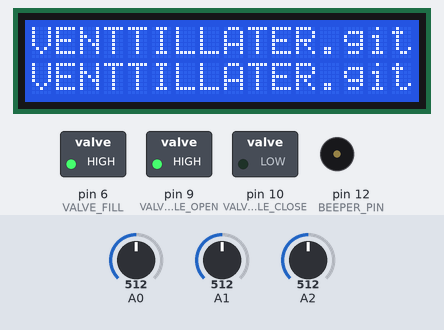
The sketch below on a simulated Arduino Uno, built with avr-gcc and run on an emulated ATmega328P. Shown: 16×2 character LCD, switched loads named in the sketch (green lamp = pin HIGH), buzzer (waves = sounding). The inputs (shaded band) are chosen by the test bench; at power-on: A2 = 512, A1 = 512, A0 = 512. What the sketch prints to the serial monitor is not drawn.

Above: at 1.2 s.
1.3 s: A2 set to 306
At 1.86 s:
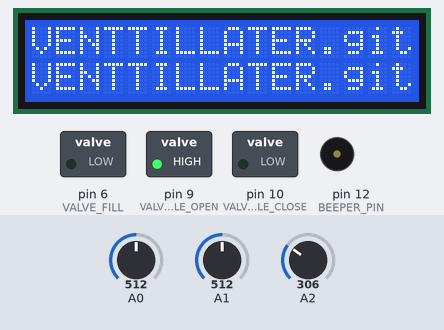
4.3 s: A2 set to 122
6.4 s: A1 set to 122
At 8.7 s:
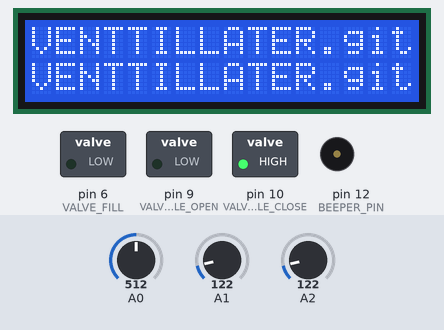
9.4 s: A1 set to 152
12.4 s: A1 set to 173
Timing chart, 0 to 14.9 s (numbered marks = the images above; inputs shaded):
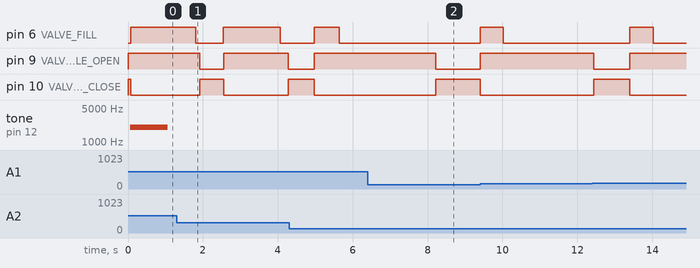

Measured:
- after the input at 6.4 s, pin 6 (VALVE_FILL): stays LOW (without the input it goes to HIGH after 0.99 s)

The sketch:

venttillater.ino
```cpp
#define VERSIONSTRING   "VENTTILLATER.git version 1.0" // 16 characters per line
#define SERIAL_BAUD_RATE            57600

#define CYCLES_PER_MINUTE_MIN       10
#define CYCLES_PER_MINUTE_MAX       40
#define INHALE_EXHALE_RATIO_MIN     1.0f // technically actually exhale/inhale ratio
#define INHALE_EXHALE_RATIO_MAX     5.0f // but this seems common terminology

#define TIME_FILL_MIN               100ul
#define TIME_FILL_MAX               5000ul

#define TIME_NEITHER_OPEN           100ul // time between closing one valve and opening another
#define TIME_VALVE_FULLCURRENT      50 // time to give solenoid full current

#define PWM_VALVE_GRAB              255 // assuming power source matches solenoid voltage this is 255
#define PWM_VALVE_HOLD              100 // PWM value to keep solenoid latched

#define KNOB_FILL                   A2
#define KNOB_CYCLES_PER_MINUTE      A1
#define KNOB_INHALE_EXHALE_RATIO    A0
#define OVERSAMPLES                 2 // number of times analogRead() is repeated per knobRead

#define VALVE_FILL              6
#define VALVE_INHALE_OPEN       9
#define VALVE_INHALE_CLOSE      10
#define VALVE_EXHALE_OPEN       10
#define VALVE_EXHALE_CLOSE      9

#define BEEPER_PIN              12    // connect a speaker or beeper
#define BADTONE	                1000	// bad tone frequency
#define GOODTONE	              2000	// good tone frequency

// LCD R/W pin to ground
// LCD VSS pin to ground
// LCD VCC pin to 5V
// 10K potentiometer pins: (GND)---(LCD_VO)---(+5v)
// ends to +5V and ground
// wiper to LCD VO pin (pin 3)
#define LCD_RS 		      2
#define LCD_Enable 	    3
#define LCD_D4 		      4
#define LCD_D5 		      5
#define LCD_D6 		      7
#define LCD_D7 		      8
#define LCD_COLUMNS     16
#define LCD_ROWS 	      2

#include <LiquidCrystal.h>
LiquidCrystal lcd(LCD_RS, LCD_Enable, LCD_D4, LCD_D5, LCD_D6, LCD_D7);

uint32_t time_fill;	 // time to fill reservoir (concurrent with exhale)
uint32_t time_inhale;	 // time to inhale
uint32_t time_exhale;	 // time to exhale
uint32_t time_start_ventilate; // record the time at start of cycle

float fill_knob_value = 0;
float cpm_knob_value = 0;
float ie_knob_value = 0;

float knob_filter_constant = 0.2f;

void ventilate() {
  uint32_t cycle_time = millis() - time_start_ventilate;

  // Set fill valve
  // FILL VALVE WILL CLOSE WHEN EXHALE ENDS REGARDLESS OF FILL TIME SETTING
  setFillSolenoidState((cycle_time < time_fill) && (cycle_time < time_exhale));

  setInhaleValveState(cycle_time < time_exhale); // set exhale valve

  /*
  setExhaleValveState((cycle_time > time_exhale + TIME_NEITHER_OPEN)
                              && (cycle_time < (time_inhale + time_exhale + TIME_NEITHER_OPEN))); // set inhale valve
  */

  if (cycle_time > (time_inhale + time_exhale)){  // + (TIME_NEITHER_OPEN * 2))) {

    // record the present time and restart the cycle
    time_start_ventilate = millis();

    Serial.println("Restart time_start_ventilate at "+String(time_start_ventilate));

    uint32_t total_time = time_fill + time_inhale + time_exhale;

    Serial.println("	time_fill:" + String(time_fill) + "	time_inhale:" + String(time_inhale) + "	time_exhale:"+String(time_exhale) + " total_time:" + String(total_time));
  }
}

void setFillSolenoidState(bool setState) {
  static uint8_t pwmValue = 0; // store the state of the pin
  if (setState && (pwmValue == 0)) { // if pin was off
    Serial.println("fill OPEN	");
    digitalWrite(VALVE_FILL, HIGH); // analogWrite(VALVE_FILL, PWM_VALVE_GRAB);
    //delay(TIME_VALVE_FULLCURRENT);
    //analogWrite(VALVE_FILL, PWM_VALVE_HOLD);
    pwmValue = PWM_VALVE_HOLD; // store pwm value
  } else if ((! setState) && (pwmValue > 0)) {
    Serial.println("fill CLOSE	");
    digitalWrite(VALVE_FILL, LOW);
    pwmValue = 0; // store pwm value
  }
}

void setInhaleValveState(bool setState) {
  static bool valveState = false; // store the state of the valve
  if (setState && (valveState == false)) { // if the valve was closed and we want it open
    Serial.println("inhale  OPEN	");
    digitalWrite(VALVE_INHALE_OPEN, HIGH);
    digitalWrite(VALVE_INHALE_CLOSE, LOW);
    valveState = true; // store valve state
  } else if ((! setState) && (valveState == true)) {
    Serial.println("inhale  CLOSE	");
    digitalWrite(VALVE_INHALE_CLOSE, HIGH);
    digitalWrite(VALVE_INHALE_OPEN, LOW);
    valveState = false; // store valve state
  }
}

void setExhaleValveState(bool setState) {
  static bool valveState = false; // store the state of the valve
  if (setState && (valveState == false)) { // if the valve was closed and we want it open
    Serial.println("exhale  OPEN	");
    digitalWrite(VALVE_EXHALE_OPEN, HIGH);
    digitalWrite(VALVE_EXHALE_CLOSE, LOW);
    valveState = true; // store valve state
  } else if ((! setState) && (valveState == true)) {
    Serial.println("exhale  CLOSE	");
    digitalWrite(VALVE_EXHALE_CLOSE, HIGH);
    digitalWrite(VALVE_EXHALE_OPEN, LOW);
    valveState = false; // store valve state
  }
}

void checkKnobs() {

  fill_knob_value += knob_filter_constant * (knobRead(KNOB_FILL) - fill_knob_value);
  cpm_knob_value += knob_filter_constant * (knobRead(KNOB_CYCLES_PER_MINUTE) - cpm_knob_value);
  ie_knob_value += knob_filter_constant * (knobRead(KNOB_INHALE_EXHALE_RATIO) - ie_knob_value);

  // Debug knobs
  Serial.println("fill_knob:" + String(fill_knob_value) + " cpm_knob:" + String(cpm_knob_value) + " ie_knob:"+String(ie_knob_value));

  // Calc fill time
  time_fill = (TIME_FILL_MIN + ((TIME_FILL_MAX - TIME_FILL_MIN) * fill_knob_value) / 1023);

  float cycles_per_min = (CYCLES_PER_MINUTE_MIN + ((CYCLES_PER_MINUTE_MAX - CYCLES_PER_MINUTE_MIN) * cpm_knob_value) / 1023);
  float cycle_duration = 60000ul / cycles_per_min;
  float inhale_exhale_denominator = (INHALE_EXHALE_RATIO_MIN + ((INHALE_EXHALE_RATIO_MAX - INHALE_EXHALE_RATIO_MIN) * ie_knob_value)/1023);

  time_inhale = cycle_duration / (1.0f + inhale_exhale_denominator);
  time_exhale = cycle_duration - time_inhale;

  //Serial.println(); // newline after three knobReads
}


uint16_t knobRead(uint16_t pinNumber) {
  uint32_t analogAdder = 0;

  for (uint16_t j=0; j < OVERSAMPLES; j++) {
    analogAdder += analogRead(pinNumber);
  }

  uint32_t averageRead = analogAdder / OVERSAMPLES;

  return averageRead;
}

void updateLCD() {
  lcd.setCursor(0, 1);
  lcd.print(VERSIONSTRING);
  lcd.print(millis() / 1000);
  // display knob settings or something
}

void handleSerial() {
  if (Serial.available()) {
    char inChar = Serial.read();
    Serial.print(inChar); // echo back to user
    // serial command handler goes here
    while (Serial.available()) Serial.read(); // throw away whatever else is in the serial buffer
  }
}

void setup() {
  pinMode(VALVE_FILL  ,OUTPUT);
  pinMode(VALVE_INHALE_CLOSE,OUTPUT);
  digitalWrite(VALVE_INHALE_CLOSE, HIGH); // start valve in closed mode
  pinMode(VALVE_EXHALE_CLOSE,OUTPUT);
  digitalWrite(VALVE_EXHALE_CLOSE, HIGH); // start valve in closed mode
  pinMode(VALVE_INHALE_OPEN,OUTPUT);
  pinMode(VALVE_EXHALE_OPEN,OUTPUT);
  pinMode(BEEPER_PIN  ,OUTPUT);

  //setPwmFrequency(5, 8); // set PWM frequency for pins 5 and 6 to 31250Hz
  //setPwmFrequency(9, 8); // set PWM frequency for pins 9 and 10 to 31250Hz

  Serial.begin(SERIAL_BAUD_RATE); // for diag
  Serial.println(VERSIONSTRING);

  lcd.begin(LCD_COLUMNS, LCD_ROWS);
  lcd.print(VERSIONSTRING);

  tone(BEEPER_PIN, GOODTONE, 1000); // tone(pin, frequency, duration); NON blocking

  time_start_ventilate = millis(); // initialize cycle timer
}

void loop() {
  updateLCD();
  checkKnobs();
  ventilate();
  delay(50); // TODO should not need this
}

void setPwmFrequency(int pin, int divisor) {
  byte mode;
  if(pin == 5 || pin == 6 || pin == 9 || pin == 10) {
    switch(divisor) {
    case 1:
      mode = 0x01;
      break;
    case 8:
      mode = 0x02;
      break;
    case 64:
      mode = 0x03;
      break;
    case 256:
      mode = 0x04;
      break;
    case 1024:
      mode = 0x05;
      break;
    default:
      return;
    }
    if(pin == 5 || pin == 6) {
      TCCR0B = TCCR0B & 0b11111000 | mode;
    }
    else {
      TCCR1B = TCCR1B & 0b11111000 | mode;
    }
  }
  else if(pin == 3 || pin == 11) {
    switch(divisor) {
    case 1:
      mode = 0x01;
      break;
    case 8:
      mode = 0x02;
      break;
    case 32:
      mode = 0x03;
      break;
    case 64:
      mode = 0x04;
      break;
    case 128:
      mode = 0x05;
      break;
    case 256:
      mode = 0x06;
      break;
    case 1024:
      mode = 0x7;
      break;
    default:
      return;
    }
    TCCR2B = TCCR2B & 0b11111000 | mode;
  }
}
```
